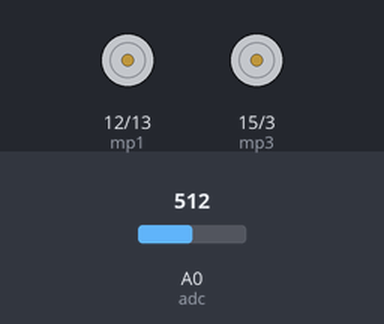
This program was run on a simulated ESP8266 board running MicroPython. Parts: motor-driver pin pairs drawn as motors (green arrow = first pin HIGH = forward, orange = second pin HIGH = backward, longer = more drive). The inputs (shaded band) are chosen by the test bench; at power-on: A0 (adc) = 512 (analog values on the 0–1023 scale).

Above: at 1.2 s.
1.3 s: A0 (adc) set to 592
2.8 s: A0 (adc) set to 627
4.3 s: A0 (adc) set to 539
5.8 s: A0 (adc) set to 514
7.3 s: A0 (adc) set to 716
Timing chart, 0 to 12.8 s (numbered marks = the images above; inputs shaded):
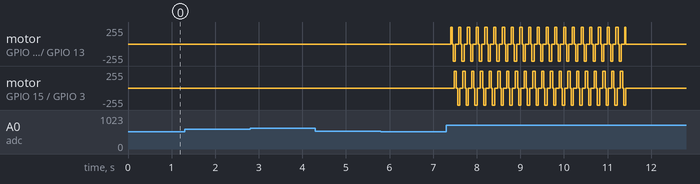

The program:

main.py
```python
import time
import machine

ldr1 = machine.Pin(4, machine.Pin.OUT)
ldr2 = machine.Pin(5, machine.Pin.OUT)

ldr1val = 0
ldr2val = 0

retning = 40

adc = machine.ADC(0)


ldr1.value(0)
ldr2.value(0)

mp1 = machine.Pin(12, machine.Pin.OUT)
mp2 = machine.Pin(13, machine.Pin.OUT)
mp3 = machine.Pin(15, machine.Pin.OUT)
mp4 = machine.Pin(3, machine.Pin.OUT)

mp1.value(0)
mp2.value(0)
mp3.value(0)
mp4.value(0)

def turnl():
    mp4.value(0)
    mp1.value(1)
    time.sleep_ms(25)
    mp1.value(1)
    mp2.value(1)
    time.sleep_ms(25)
    mp1.value(0)
    mp2.value(1)
    time.sleep_ms(25)
    mp2.value(1)
    mp3.value(1)
    time.sleep_ms(25)
    mp2.value(0)
    mp3.value(1)
    time.sleep_ms(25)
    mp3.value(1)
    mp4.value(1)
    time.sleep_ms(25)
    mp3.value(0)
    mp4.value(1)
    time.sleep_ms(25)
    mp4.value(1)
    mp1.value(1)
    time.sleep_ms(25)

def turnr():
    mp1.value(0)
    mp4.value(1)
    time.sleep_ms(25)
    mp4.value(1)
    mp3.value(1)
    time.sleep_ms(25)
    mp4.value(0)
    mp3.value(1)
    time.sleep_ms(25)
    mp3.value(1)
    mp2.value(1)
    time.sleep_ms(25)
    mp3.value(0)
    mp2.value(1)
    time.sleep_ms(25)
    mp2.value(1)
    mp1.value(1)
    time.sleep_ms(25)
    mp2.value(0)
    mp1.value(1)
    time.sleep_ms(25)
    mp1.value(1)
    mp4.value(1)
    time.sleep_ms(25)


#print(ldr1val, ldr2val)

while True:

    ldr1.value(1)
    ldr1val = adc.read()
    #print(ldr1val)
    ldr1.value(0)
    time.sleep_ms(100)

    ldr2.value(1)
    ldr2val = adc.read()
    #print(ldr2val)
    ldr2.value(0)
    time.sleep_ms(100)

    sammen = (ldr1val - ldr2val)
    #print(sammen)

    if (sammen >= 99):
        for i in range(20):
            turnr()
    elif (sammen <= -99):
        for i in range(20):
            turnl()
    else:
        pass

    mp1.value(0)
    mp4.value(0)

    #print("-------------------------")
    time.sleep_ms(100)
```

Measured:
- after the input at 1.3 s, every drawn part: stays the same
- after the input at 2.8 s, every drawn part: stays the same
- after the input at 4.3 s, every drawn part: stays the same
- after the input at 5.8 s, every drawn part: stays the same
